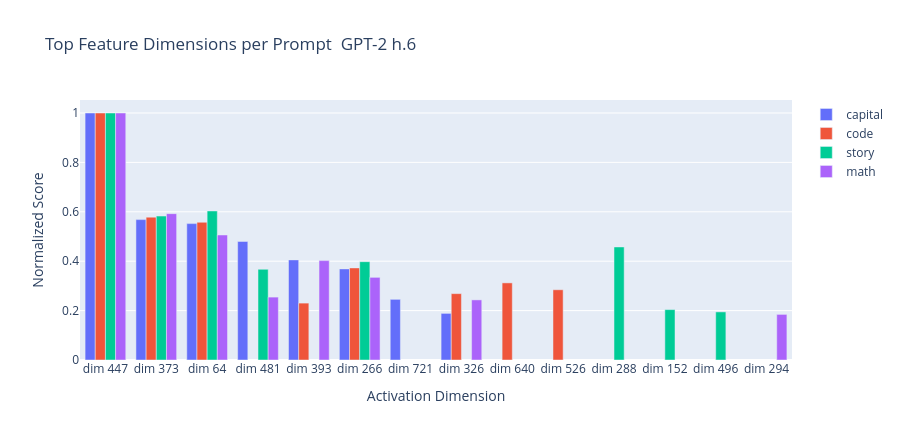

The notebook cell this image was saved under:
### Code cell
if not NNSIGHT_AVAILABLE:
    print('Skipping - nnsight not available')
else:
    target_layer = 'transformer.h.6'
    fig = go.Figure()

    for pkey in PROMPTS:
        feats = sorted(results[pkey][target_layer].decode.features, key=lambda f: -f.score)
        fig.add_trace(go.Bar(
            name=pkey,
            x=[f'dim {f.source_index}' for f in feats],
            y=[f.score for f in feats],
        ))

    fig.update_layout(
        barmode='group',
        title='Top Feature Dimensions per Prompt  GPT-2 h.6',
        xaxis_title='Activation Dimension',
        yaxis_title='Normalized Score',
        height=440,
    )
    fig.show()

### Figure 1 — Plotly figure (JSON) as saved in the notebook; plotly's stock layout.template omitted (floating-point values rounded to 4 significant figures)
{"data": [{"name": "capital", "type": "bar", "x": ["dim 447", "dim 373", "dim 64", "dim 481", "dim 393", "dim 266", "dim 721", "dim 326"], "y": [1.0, 0.5684, 0.5522, 0.48, 0.4053, 0.3688, 0.2456, 0.1887]}, {"name": "code", "type": "bar", "x": ["dim 447", "dim 373", "dim 64", "dim 266", "dim 640", "dim 526", "dim 326", "dim 393"], "y": [1.0, 0.5783, 0.5576, 0.3728, 0.3122, 0.2844, 0.2687, 0.2304]}, {"name": "story", "type": "bar", "x": ["dim 447", "dim 64", "dim 373", "dim 288", "dim 266", "dim 481", "dim 152", "dim 496"], "y": [1.0, 0.6034, 0.5827, 0.4577, 0.3981, 0.3672, 0.204, 0.1947]}, {"name": "math", "type": "bar", "x": ["dim 447", "dim 373", "dim 64", "dim 393", "dim 266", "dim 481", "dim 326", "dim 294"], "y": [1.0, 0.5925, 0.5061, 0.4024, 0.3347, 0.2546, 0.2434, 0.1846]}], "layout": {"barmode": "group", "height": 440, "title": {"text": "Top Feature Dimensions per Prompt  GPT-2 h.6"}, "xaxis": {"title": {"text": "Activation Dimension"}}, "yaxis": {"title": {"text": "Normalized Score"}}}}
